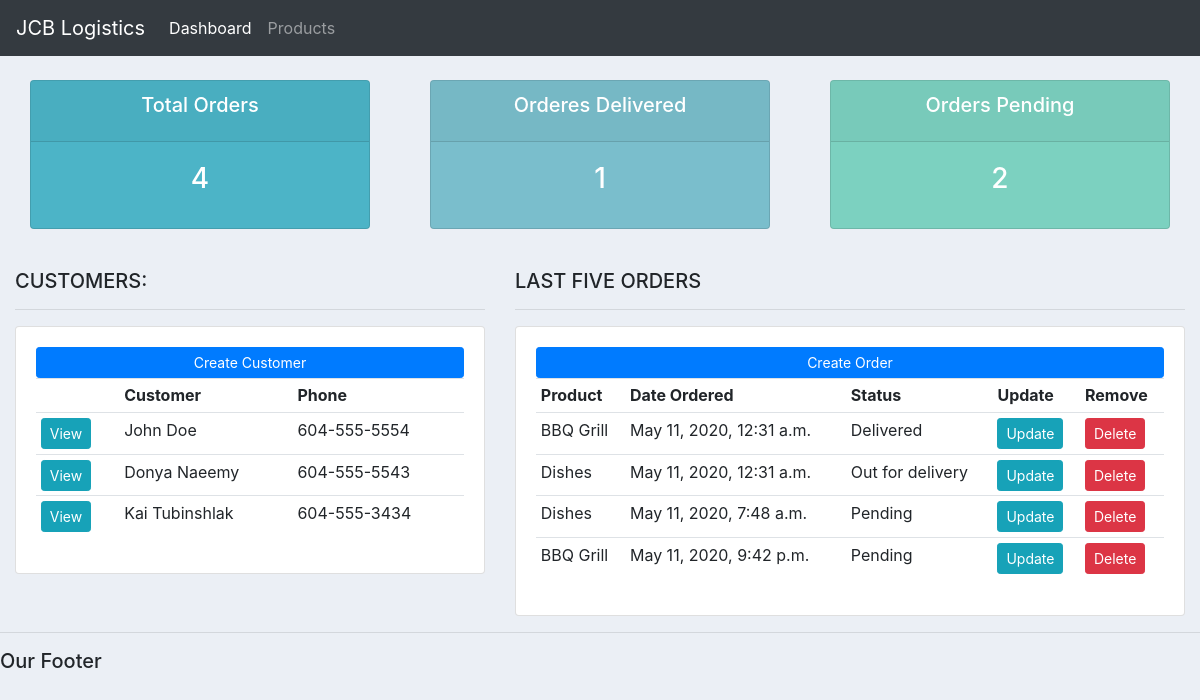
The page / on the database its author committed.
### accounts/models.py (models this page shows, shortened)
class Customer(models.Model):
    name = models.CharField(max_length=200, null=True)
    phone = models.CharField(max_length=200, null=True)
    email = models.CharField(max_length=200, null=True)
    date_created = models.DateTimeField(auto_now_add=True, null=True)

class Order(models.Model):
    STATUS = (
        ('Pending', 'Pending'),
        ('Out for delivery', 'Out for delivery'),
        ('Delivered', 'Delivered'),
    )
    customer = models.ForeignKey(Customer, null=True, on_delete=models.SET_NULL)
    product = models.ForeignKey(Product, null=True, on_delete=models.SET_NULL)
    date_created = models.DateTimeField(auto_now_add=True, null=True)
    status = models.CharField(max_length=200, null=True, choices = STATUS)

class Product(models.Model):
    CATEGORY = (
        ('Indoor', 'Indoor'),
        ('Out Door', 'Out Door'),
    )
    name = models.CharField(max_length=200, null=True)
    price = models.FloatField(null=True)
    category = models.CharField(max_length=200, null=True, choices=CATEGORY)
    description = models.CharField(max_length=200, null=True, blank=True)
    date_created = models.DateTimeField(auto_now_add=True, null=True)
    tags = models.ManyToManyField(Tag)
    def __str__(self):
        return self.name

### accounts/views.py (the view)
# urls.py: path('', views.home, name="home"),
def home(request):
    orders = Order.objects.all()
    customers = Customer.objects.all()
    total_customers = customers.count()
    total_orders = orders.count()
    delivered = orders.filter(status='Delivered').count()
    pending = orders.filter(status='Pending').count()
    context = {'orders':orders, 'customers':customers,
        'total_orders':total_orders, 'delivered':delivered, 'pending':pending}
    return render(request, 'accounts/dashboard.html', context)

### accounts/templates/accounts/dashboard.html
{% extends 'accounts/main.html' %}
{% block content %}
{% include 'accounts/status.html' %}
<br>
<div class="row">
    <div class="col-md-5">
        <h5>CUSTOMERS:</h5>
        <hr>
        <div class="card card-body">
            <a class="btn btn-primary btn-sm btn-block" href="">Create Customer</a>
            <table class="table table-sm">
                <tr>
                    <th></th>
                    <th>Customer</th>
                    <th>Phone</th>
                </tr>
                {% for customer in customers %}
                    <tr>
                        <td><a class="btn btn-sm btn-info" href="{% url 'customer' customer.id %}">View</a></td>
                        <td>{{customer.name}}</td>
                        <td>{{customer.phone}}</td>
                    </tr>
                {% endfor %}
            </table>
        </div>
    </div>
    <div class="col-md-7">
        <h5>LAST FIVE ORDERS</h5>
        <hr>
        <div class="card card-body">
            <a class="btn btn-primary btn-sm btn-block" href="{% url 'create_order' %}">Create Order</a>
            <table class="table table-sm">
                <tr>
                    <th>Product</th>
                    <th>Date Ordered</th>
                    <th>Status</th>
                    <th>Update</th>
                    <th>Remove</th>
                </tr>
                {% for order in orders %}
                    <tr>
                        <td>{{order.product}}</td>
                        <td>{{order.date_created}}</td>
                        <td>{{order.status}}</td>
                        <td><a class="btn btn-sm btn-info" href="{% url 'update_order' order.id %}">Update</a></td>
                        <td><a class="btn btn-sm btn-danger" href="{% url 'delete_order' order.id %}">Delete</a></td>
                    </tr>
                {% endfor %}
            </table>
        </div>
    </div>
</div>
{% endblock %}

### accounts/templates/accounts/main.html (shortened to what this page needs)
{% load static %}
<!doctype html>
<html>
<head>
  <link rel="stylesheet" href="https://stackpath.bootstrapcdn.com/bootstrap/4.4.1/css/bootstrap.min.css">
  <link rel="stylesheet" type="text/css" href="{% static '/css/main.css' %}">
</head>
<body>
    {% include 'accounts/navbar.html' %}
    <div class="container-fluid">
      {% block content %}
      {% endblock %}
    </div>
    <hr>
    <h5>Our Footer</h5>
</body>
</html>

### accounts/templates/accounts/navbar.html (shortened to what this page needs)
<nav class="navbar navbar-expand-lg navbar-dark bg-dark">
    <a class="navbar-brand" href="#">JCB Logistics</a>
    <div class="collapse navbar-collapse" id="navbarNav">
      <ul class="navbar-nav">
        <li class="nav-item active">
          <a class="nav-link" href="{% url 'home' %}">Dashboard</a>
        </li>
        <li class="nav-item">
          <a class="nav-link" href="{% url 'products' %}">Products</a>
        </li>
      </ul>
    </div>
  </nav>

### accounts/templates/accounts/status.html
<br>
<div class="row">
    <div class="col">
        <div class="col-md">
            <div class="card text-center text-white mb-3" id="total-orders">
                <div class="card-header">
                    <h5 class="card-title">Total Orders</h5>
                </div>
                <div class="card-body">
                    <h3 class="card-title">{{total_orders}}</h3>
                </div>
            </div>
        </div>
    </div>
    <div class="col">
        <div class="col-md">
            <div class="card text-center text-white mb-3" id="orders-delivered">
                <div class="card-header">
                    <h5 class="card-title">Orderes Delivered</h5>
                </div>
                <div class="card-body">
                    <h3 class="card-title">{{delivered}}</h3>
                </div>
            </div>
        </div>
    </div>
    <div class="col">
        <div class="col-md">
            <div class="card text-center text-white mb-3" id="orders-pending">
                <div class="card-header">
                    <h5 class="card-title">Orders Pending</h5>
                </div>
                <div class="card-body">
                    <h3 class="card-title">{{pending}}</h3>
                </div>
            </div>
        </div>
    </div>
</div>

### static/css/main.css (style rules this page uses)
body { background-color: #ebeff5; }
#total-orders { background-color: #4cb4c7; }
#orders-delivered { background-color: #7abecc; }
#orders-pending { background-color: #7cd1c0; }

### rows shown on the page
Customer: name "John Doe", phone "604-555-5554"
Customer: name "Donya Naeemy", phone "604-555-5543"
Customer: name "Kai Tubinshlak", phone "604-555-3434"
Order: product "BBQ Grill", date_created "May 11, 2020, 12:31 a.m.", status "Delivered"
Order: product "Dishes", date_created "May 11, 2020, 12:31 a.m.", status "Out for delivery"
Order: product "Dishes", date_created "May 11, 2020, 7:48 a.m.", status "Pending"
Order: product "BBQ Grill", date_created "May 11, 2020, 9:42 p.m.", status "Pending"

### other values the page prints
{{ total_orders }} "4"
{{ delivered }} "1"
{{ pending }} "2"
